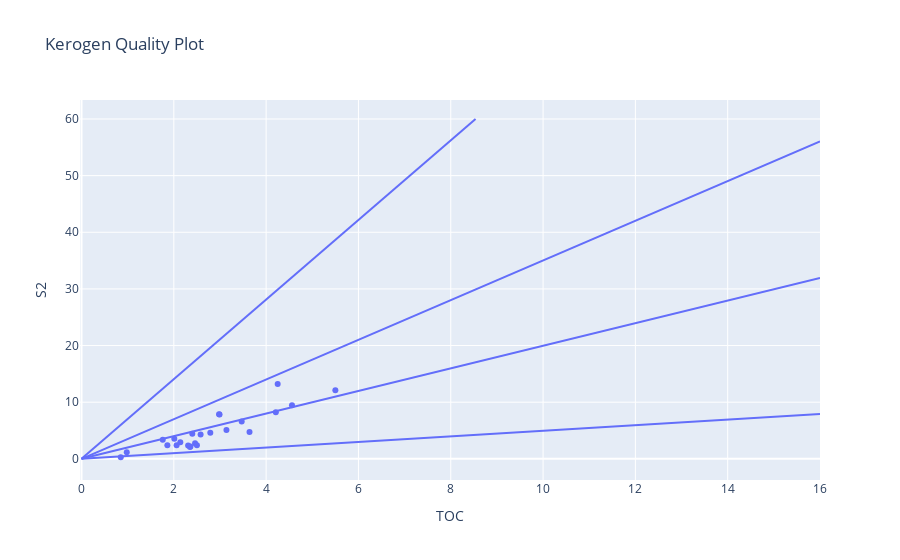
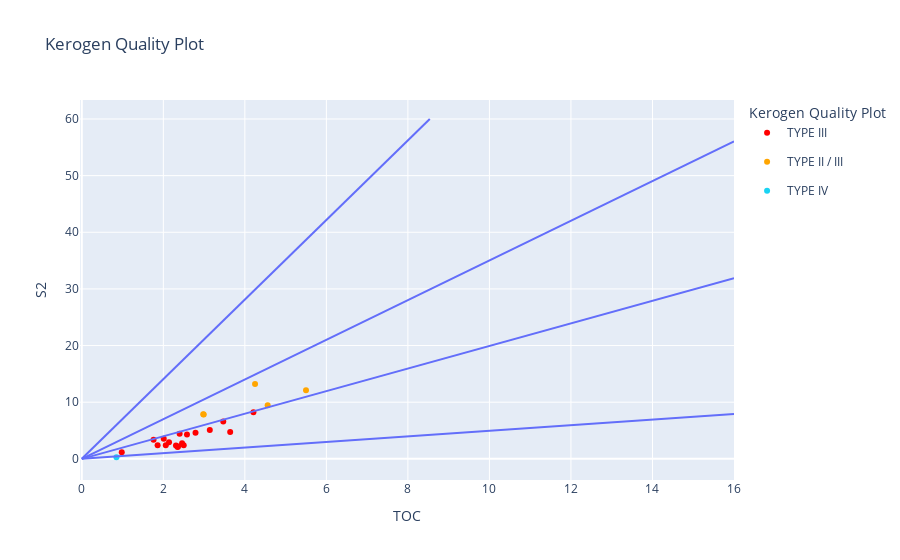

Notebook code cell kept with these figures, in order:
### Code cell
def kerogen_quality_plot(FEE_AL_910, KEROGEN_QUALITY_I, KEROGEN_QUALITY_II, KEROGEN_QUALITY_II_III, KEROGEN_QUALITY_III ,KEROGEN_QUALITY_IP, KEROGEN_QUALITY_IIP, KEROGEN_QUALITY_II_IIIP, KEROGEN_QUALITY_IIIP):
    
    kerogen_quality(FEE_AL_910, KEROGEN_QUALITY_I, KEROGEN_QUALITY_II, KEROGEN_QUALITY_II_III, KEROGEN_QUALITY_III )

    import plotly.express as px
    import plotly.graph_objects as go
    
    
    ###########
    
    fig1 = px.scatter(x=FEE_AL_910['TOC'], y=FEE_AL_910['S2 mg/g'], hover_name = FEE_AL_910["Depth"]   )
    
    fig2 = px.line(x=KEROGEN_QUALITY_IP['x1'], y=KEROGEN_QUALITY_IP['y1'])
    fig3 = px.line(x=KEROGEN_QUALITY_IP['x2'], y=KEROGEN_QUALITY_IP['y2'])
    fig4 = px.line(x=KEROGEN_QUALITY_IP['x3'], y=KEROGEN_QUALITY_IP['y3'])
    fig5 = px.line(x=KEROGEN_QUALITY_IP['x4'], y=KEROGEN_QUALITY_IP['y4'])

    fig6 = go.Figure(data=fig1.data + fig2.data + fig3.data + fig4.data + fig5.data)
    fig6.update_layout( 
        title="Kerogen Quality Plot",   #
    xaxis_title="TOC",
    yaxis_title="S2",
    legend_title="Kerogen Quality Plot"           )
    fig6.show()



    
    ###########

    fig1 = px.scatter(x=FEE_AL_910['TOC'], y=FEE_AL_910['S2 mg/g'], hover_name = FEE_AL_910["Depth"] ,
                     color =  FEE_AL_910['KEROGEN QUALITY'] ,   
                      
                      #color = FEE_AL_910['Formation']  , 

    color_discrete_map = {"TYPE I":  "cyan"  ,                           
    "TYPE II"  :"blue"  ,   "TYPE II / III"  :"orange"  ,
     "TYPE III":"red" ,
    "UN-IDENTIFIED"  : "black"                   }  
                     )
    
    fig2 = px.line(x=KEROGEN_QUALITY_IP['x1'], y=KEROGEN_QUALITY_IP['y1'])
    fig3 = px.line(x=KEROGEN_QUALITY_IP['x2'], y=KEROGEN_QUALITY_IP['y2'])
    fig4 = px.line(x=KEROGEN_QUALITY_IP['x3'], y=KEROGEN_QUALITY_IP['y3'])
    fig5 = px.line(x=KEROGEN_QUALITY_IP['x4'], y=KEROGEN_QUALITY_IP['y4'])

    fig6 = go.Figure(data=fig1.data + fig2.data + fig3.data + fig4.data + fig5.data)
    fig6.update_layout( 
        title="Kerogen Quality Plot",   #
    xaxis_title="TOC",
    yaxis_title="S2",
    legend_title="Kerogen Quality Plot"           )
    fig6.show()

# PERFECT
kerogen_quality_plot(FEE_AW_3402 , KEROGEN_QUALITY_I, KEROGEN_QUALITY_II, KEROGEN_QUALITY_II_III, KEROGEN_QUALITY_III ,KEROGEN_QUALITY_IP, KEROGEN_QUALITY_IIP, KEROGEN_QUALITY_II_IIIP, KEROGEN_QUALITY_IIIP)

### Figure 1 — Plotly figure (JSON) as saved in the notebook; plotly's stock layout.template omitted (floating-point values rounded to 4 significant figures)
{"data": [{"hovertemplate": "<b>%{hovertext}</b><br><br>x=%{x}<br>y=%{y}<extra></extra>", "hovertext": [9161, 9297, 9520, 9644, 9716, 9825, 9866, 9894, 9966, 10006, 10044, 10146, 10176, 10216, 10291, 10374, 10405, 10467, 10519, 10554, 10576, 10633, 10687, 10718], "legendgroup": "", "marker": {"color": "#636efa", "symbol": "circle"}, "mode": "markers", "name": "", "orientation": "v", "showlegend": false, "type": "scatter", "x": [1.76, 4.25, 0.98, 2.99, 4.21, 2.98, 4.56, 2.01, 3.64, 2.06, 2.58, 2.46, 2.4, 3.14, 2.31, 2.36, 2.14, 2.79, 1.86, 2.35, 2.5, 3.47, 0.85, 5.5], "xaxis": "x", "y": [3.39, 13.2, 1.16, 7.82, 8.21, 7.89, 9.47, 3.54, 4.74, 2.4, 4.29, 2.75, 4.45, 5.08, 2.37, 2.16, 2.93, 4.61, 2.38, 2.09, 2.4, 6.58, 0.28, 12.1], "yaxis": "y"}, {"hovertemplate": "x=%{x}<br>y=%{y}<extra></extra>", "legendgroup": "", "line": {"color": "#636efa", "dash": "solid"}, "marker": {"symbol": "circle"}, "mode": "lines", "name": "", "orientation": "v", "showlegend": false, "type": "scatter", "x": [0, 8.537, null, null], "xaxis": "x", "y": [0, 60, null, null], "yaxis": "y"}, {"hovertemplate": "x=%{x}<br>y=%{y}<extra></extra>", "legendgroup": "", "line": {"color": "#636efa", "dash": "solid"}, "marker": {"symbol": "circle"}, "mode": "lines", "name": "", "orientation": "v", "showlegend": false, "type": "scatter", "x": [0, 16, null, null], "xaxis": "x", "y": [0, 56.05, null, null], "yaxis": "y"}, {"hovertemplate": "x=%{x}<br>y=%{y}<extra></extra>", "legendgroup": "", "line": {"color": "#636efa", "dash": "solid"}, "marker": {"symbol": "circle"}, "mode": "lines", "name": "", "orientation": "v", "showlegend": false, "type": "scatter", "x": [0, 16, null, null], "xaxis": "x", "y": [0, 31.91, null, null], "yaxis": "y"}, {"hovertemplate": "x=%{x}<br>y=%{y}<extra></extra>", "legendgroup": "", "line": {"color": "#636efa", "dash": "solid"}, "marker": {"symbol": "circle"}, "mode": "lines", "name": "", "orientation": "v", "showlegend": false, "type": "scatter", "x": [0, 16, null, null], "xaxis": "x", "y": [0, 7.898, null, null], "yaxis": "y"}], "layout": {"legend": {"title": {"text": "Kerogen Quality Plot"}}, "title": {"text": "Kerogen Quality Plot"}, "xaxis": {"title": {"text": "TOC"}}, "yaxis": {"title": {"text": "S2"}}}}

### Figure 2 — Plotly figure (JSON) as saved in the notebook; plotly's stock layout.template omitted (floating-point values rounded to 4 significant figures)
{"data": [{"hovertemplate": "<b>%{hovertext}</b><br><br>color=TYPE III<br>x=%{x}<br>y=%{y}<extra></extra>", "hovertext": [9161, 9520, 9716, 9894, 9966, 10006, 10044, 10146, 10176, 10216, 10291, 10374, 10405, 10467, 10519, 10554, 10576, 10633], "legendgroup": "TYPE III", "marker": {"color": "red", "symbol": "circle"}, "mode": "markers", "name": "TYPE III", "orientation": "v", "showlegend": true, "type": "scatter", "x": [1.76, 0.98, 4.21, 2.01, 3.64, 2.06, 2.58, 2.46, 2.4, 3.14, 2.31, 2.36, 2.14, 2.79, 1.86, 2.35, 2.5, 3.47], "xaxis": "x", "y": [3.39, 1.16, 8.21, 3.54, 4.74, 2.4, 4.29, 2.75, 4.45, 5.08, 2.37, 2.16, 2.93, 4.61, 2.38, 2.09, 2.4, 6.58], "yaxis": "y"}, {"hovertemplate": "<b>%{hovertext}</b><br><br>color=TYPE II / III<br>x=%{x}<br>y=%{y}<extra></extra>", "hovertext": [9297, 9644, 9825, 9866, 10718], "legendgroup": "TYPE II / III", "marker": {"color": "orange", "symbol": "circle"}, "mode": "markers", "name": "TYPE II / III", "orientation": "v", "showlegend": true, "type": "scatter", "x": [4.25, 2.99, 2.98, 4.56, 5.5], "xaxis": "x", "y": [13.2, 7.82, 7.89, 9.47, 12.1], "yaxis": "y"}, {"hovertemplate": "<b>%{hovertext}</b><br><br>color=TYPE IV<br>x=%{x}<br>y=%{y}<extra></extra>", "hovertext": [10687], "legendgroup": "TYPE IV", "marker": {"color": "#19d3f3", "symbol": "circle"}, "mode": "markers", "name": "TYPE IV", "orientation": "v", "showlegend": true, "type": "scatter", "x": [0.85], "xaxis": "x", "y": [0.28], "yaxis": "y"}, {"hovertemplate": "x=%{x}<br>y=%{y}<extra></extra>", "legendgroup": "", "line": {"color": "#636efa", "dash": "solid"}, "marker": {"symbol": "circle"}, "mode": "lines", "name": "", "orientation": "v", "showlegend": false, "type": "scatter", "x": [0, 8.537, null, null], "xaxis": "x", "y": [0, 60, null, null], "yaxis": "y"}, {"hovertemplate": "x=%{x}<br>y=%{y}<extra></extra>", "legendgroup": "", "line": {"color": "#636efa", "dash": "solid"}, "marker": {"symbol": "circle"}, "mode": "lines", "name": "", "orientation": "v", "showlegend": false, "type": "scatter", "x": [0, 16, null, null], "xaxis": "x", "y": [0, 56.05, null, null], "yaxis": "y"}, {"hovertemplate": "x=%{x}<br>y=%{y}<extra></extra>", "legendgroup": "", "line": {"color": "#636efa", "dash": "solid"}, "marker": {"symbol": "circle"}, "mode": "lines", "name": "", "orientation": "v", "showlegend": false, "type": "scatter", "x": [0, 16, null, null], "xaxis": "x", "y": [0, 31.91, null, null], "yaxis": "y"}, {"hovertemplate": "x=%{x}<br>y=%{y}<extra></extra>", "legendgroup": "", "line": {"color": "#636efa", "dash": "solid"}, "marker": {"symbol": "circle"}, "mode": "lines", "name": "", "orientation": "v", "showlegend": false, "type": "scatter", "x": [0, 16, null, null], "xaxis": "x", "y": [0, 7.898, null, null], "yaxis": "y"}], "layout": {"legend": {"title": {"text": "Kerogen Quality Plot"}}, "title": {"text": "Kerogen Quality Plot"}, "xaxis": {"title": {"text": "TOC"}}, "yaxis": {"title": {"text": "S2"}}}}
